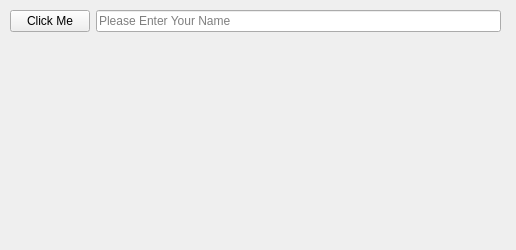
<?xml version="1.0" encoding="UTF-8"?>
<ui version="4.0">
 <class>Form</class>
 <widget class="QWidget" name="Form">
  <property name="geometry">
   <rect>
    <x>0</x>
    <y>0</y>
    <width>516</width>
    <height>250</height>
   </rect>
  </property>
  <property name="windowTitle">
   <string>Qt Designer Application</string>
  </property>
  <widget class="QWidget" name="">
   <property name="geometry">
    <rect>
     <x>10</x>
     <y>10</y>
     <width>491</width>
     <height>56</height>
    </rect>
   </property>
   <layout class="QVBoxLayout" name="verticalLayout_2">
    <item>
     <layout class="QVBoxLayout" name="verticalLayout">
      <item>
       <layout class="QHBoxLayout" name="horizontalLayout">
        <item>
         <widget class="QPushButton" name="btn1_click">
          <property name="text">
           <string>Click Me</string>
          </property>
          <property name="icon">
           <iconset theme="QIcon::ThemeIcon::DialogQuestion"/>
          </property>
         </widget>
        </item>
        <item>
         <widget class="QLineEdit" name="lineEdit">
          <property name="placeholderText">
           <string>Please Enter Your Name</string>
          </property>
         </widget>
        </item>
       </layout>
      </item>
     </layout>
    </item>
    <item>
     <widget class="QLabel" name="label">
      <property name="text">
       <string/>
      </property>
     </widget>
    </item>
   </layout>
  </widget>
 </widget>
 <resources/>
 <connections/>
</ui>
